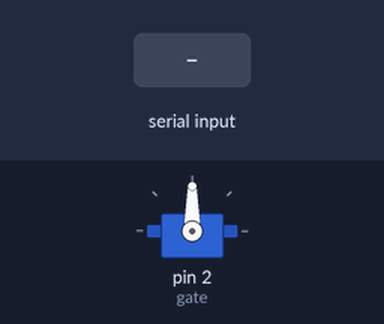
A sketch run on a simulated Arduino Uno, built with avr-gcc and run on an emulated ATmega328P. On the bench: servo. The inputs (shaded band) are chosen by the test bench.

Above: at 1.2 s.
1.3 s: "30,150\n" received over Serial
At 2.8 s:
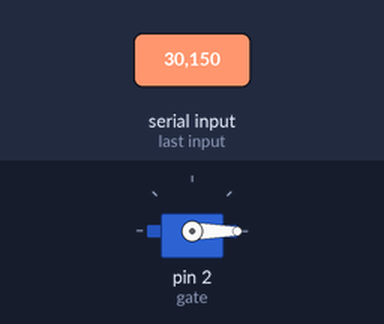
3.8 s: "90,45\n" received over Serial
At 4.6 s:
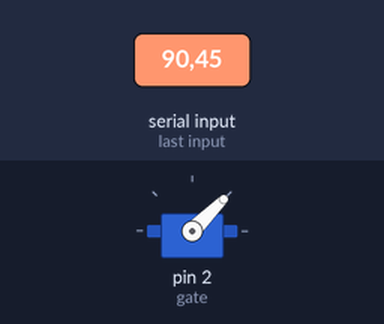
6.3 s: "200\n" received over Serial
At 7.0 s:
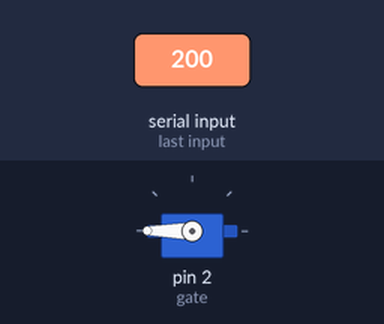
Timing chart, 0 to 9.3 s (numbered marks = the images above; inputs shaded):
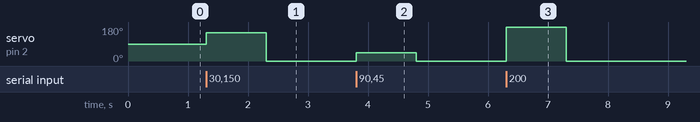

Measured:
- after the input at 1.3 s, servo on pin 2 (gate): 90° → 150° at once, → 0° 1.0 s later
- after the input at 3.8 s, servo on pin 2 (gate): 0° → 45° at once, → 0° 1.0 s later
- after the input at 6.3 s, servo on pin 2 (gate): 0° → 180° at once, → 0° 1.0 s later

The sketch:

Servo-Connection-Python.ino
```cpp
#include <Servo.h>
Servo gate;
int gateDegrees;

void setup() {
  // put your setup code here, to run once:
  gate.attach(2);
  Serial.begin(9600);
}

void loop() {
  // put your main code here, to run repeatedly:
  if (Serial.available() > 0){
    gateDegrees = Serial.parseInt();
    gate.write(gateDegrees);
  }
  delay(1);
}
```
